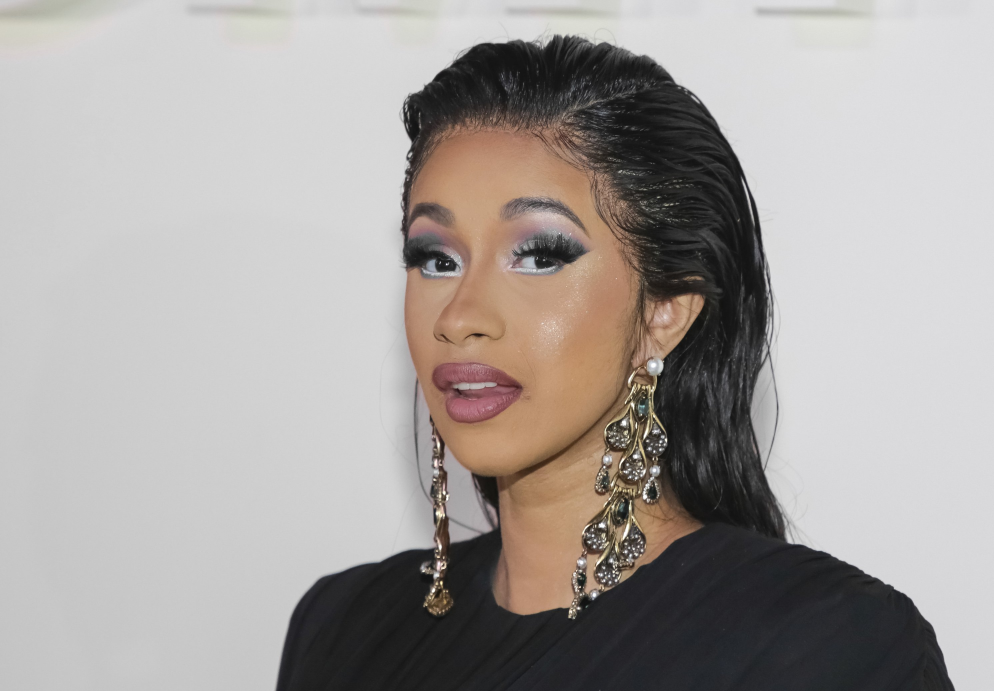
#> input picture image_reader/images/181019-cardi-b_b21e6ed262ac99a6a193ef650a9225d5.jpg, 2982 x 2073 px, found by its file name (shown at 1/3 size)
$ python 'blend celebrities.py'
#> lines starting #> are read from the running program, lines starting #| are printed output that depends on the picture
from PIL import Image as PILImage
import matplotlib.pyplot as plt

image_file1 = "C:\\Work\\Vernell\\image_reader\\images\\181019-cardi-b_b21e6ed262ac99a6a193ef650a9225d5.jpg"
image_file2 = "C:\\Work\\Vernell\\image_reader\\images\\5d97a1004e140f1b3b22a9b6.jpg"
image1 = PILImage.open(image_file1)
#> image1 is the input picture: PIL image 2982x2073 RGB; mean R, G, B 166, 160.9, 158
image2 = PILImage.open(image_file2)
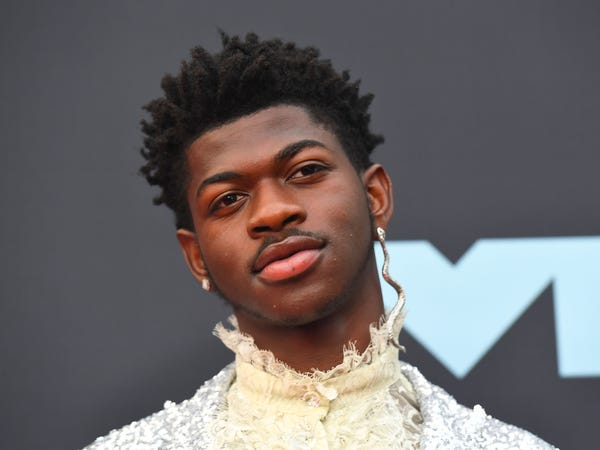
#> input picture image_reader/images/5d97a1004e140f1b3b22a9b6.jpg, 600 x 450 px, found by its file name
#> image2 is the input picture: PIL image 600x450 RGB; mean R, G, B 109.6, 104.7, 105.6
image1 = image1.resize((500,500))
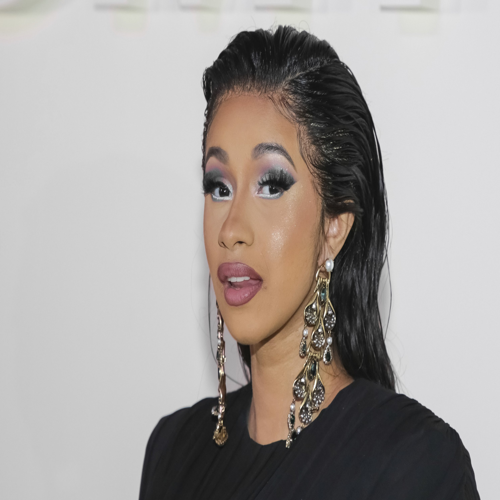
#> image1: PIL image 500x500 RGB; mean R, G, B 166, 160.9, 158
image2 = image2.resize((500,500))
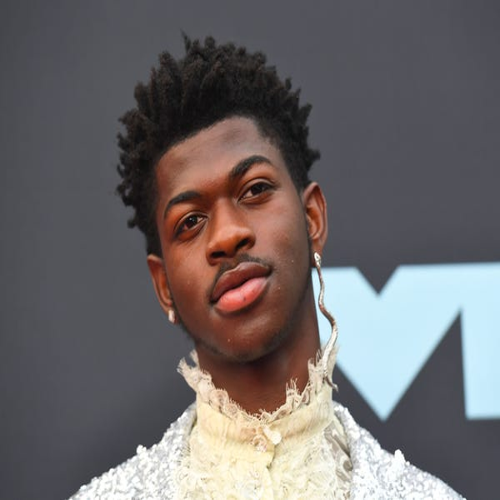
#> image2: PIL image 500x500 RGB; mean R, G, B 109.6, 104.7, 105.6
image_blend = PILImage.blend(image1, image2, 0.5)
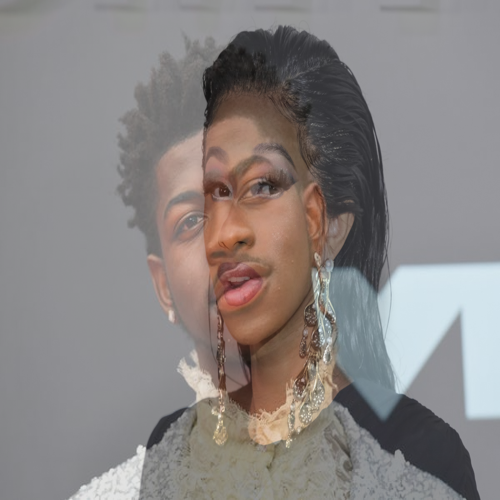
#> image_blend: PIL image 500x500 RGB; mean R, G, B 137.6, 132.6, 131.6
plt.imshow(image_blend)
plt.show()
